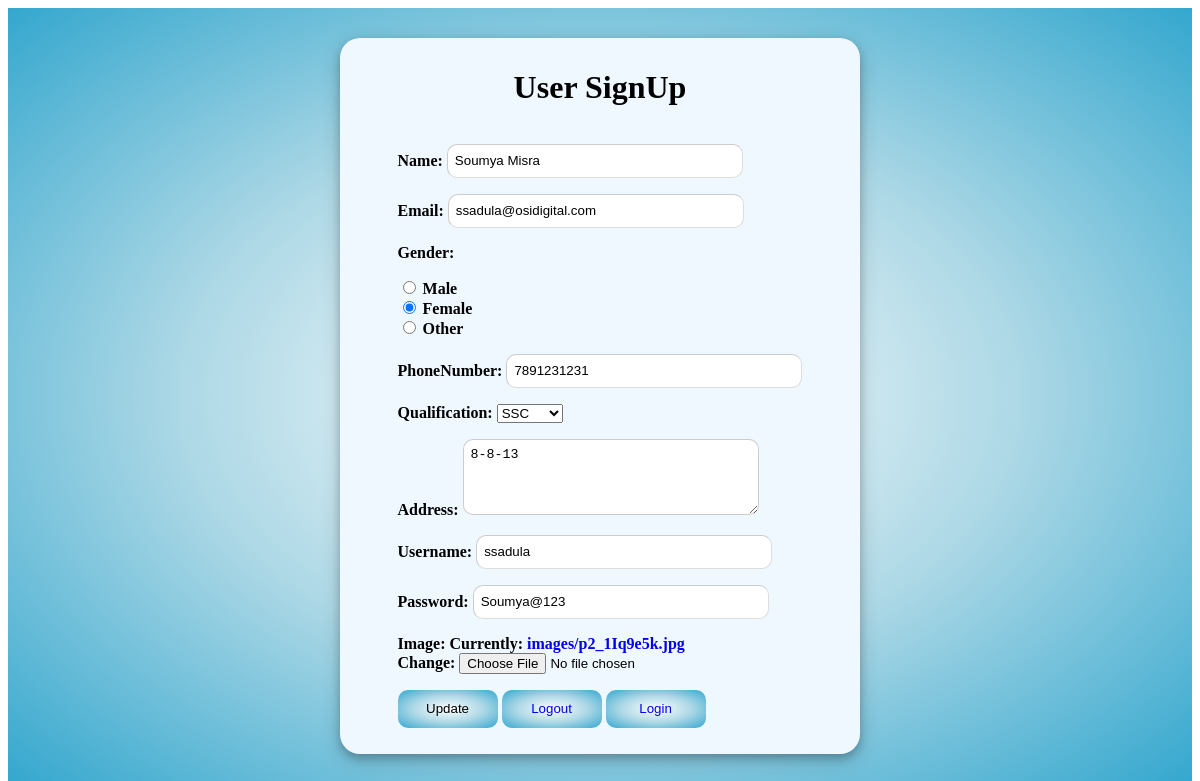
Page /app/Home/register/1/ on the earlier database version.
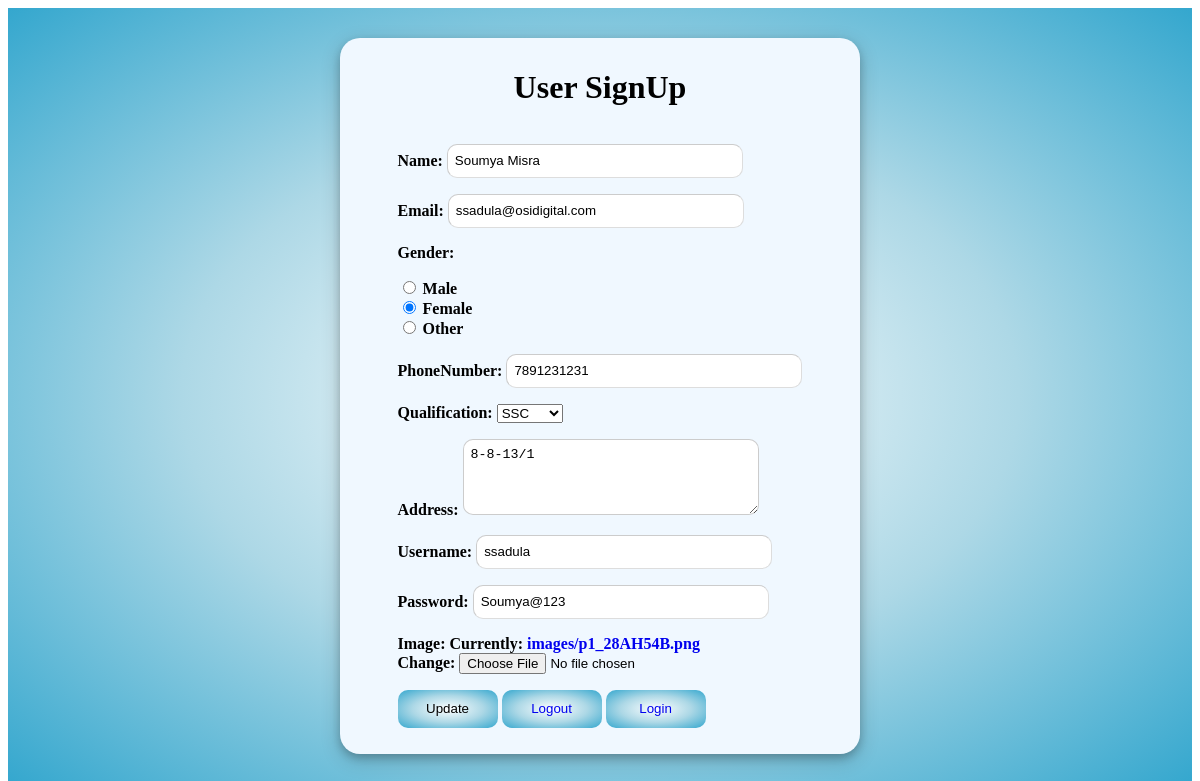
Same page on the later database version.
### student_management_app/models.py (models this page shows)
class User(models.Model):
    name=models.CharField(max_length=50)
    email=models.EmailField(unique=True)
    gender=models.CharField(max_length=6)
    phoneNumber=models.BigIntegerField(max_length=10)
    Qualification = models.CharField(max_length=20)
    Address = models.TextField(max_length=120)
    username = models.CharField(max_length=30,unique=True)
    password=models.CharField(max_length=100)
    image = models.ImageField(upload_to='images',default="C:/Users/ssadula/Pictures/StudentManagamentProject/media/images/p1.png")

### student_management_app/views.py (the view, shortened to what this page needs)
# urls.py: path('Home/register/<int:id>/',views.update),
def update(request,id):
    context = {}
    user = User.objects.get(id=id)
    context['form'] = UserForm(request.POST or None, instance=user)
    context['data'] = ''
    context['btval'] = 'Update'
    return render(request,'Register.html',context)

### student_management_app/Templates/Register.html (shortened to what this page needs)
<!DOCTYPE html>
<html lang="en">
<head>
</head>
<body>
    <div class="whole-page">
       <div class="signup-box">
            <div>
                <h1>User SignUp</h1>
            </div>
            <form  enctype="multipart/form-data" action="" method="post">
                {{form.as_p}}
                <button type="submit" value="Register" class="register-button">{% if btval %} Update {%else%} Register {% endif %}</button>
                <button type="submit" class="register-button"><a href="http://127.0.0.1:8000/app/Home/">{% if btval %} Logout {%else%} HomePage {% endif %}</a></button>
                <button type="submit" value="Login" class="register-button"><a href="http://127.0.0.1:8000/app/home/details/{{user.id}}/">Login</a></button>
            </form>
       </div>
    </div>
</body>
</html>

Differences in the rows shown:
changed User "Soumya Misra": Address "8-8-13" → "8-8-13/1"
Other differences:
text no longer shown: "Name: Email: Gender: Male Female Other PhoneNumber: Qualification: Address: Username: Password: Image: Currently: images/p2_1Iq9e5k.jpg Change:"
text now shown: "Name: Email: Gender: Male Female Other PhoneNumber: Qualification: Address: Username: Password: Image: Currently: images/p1_28AH54B.png Change:"
